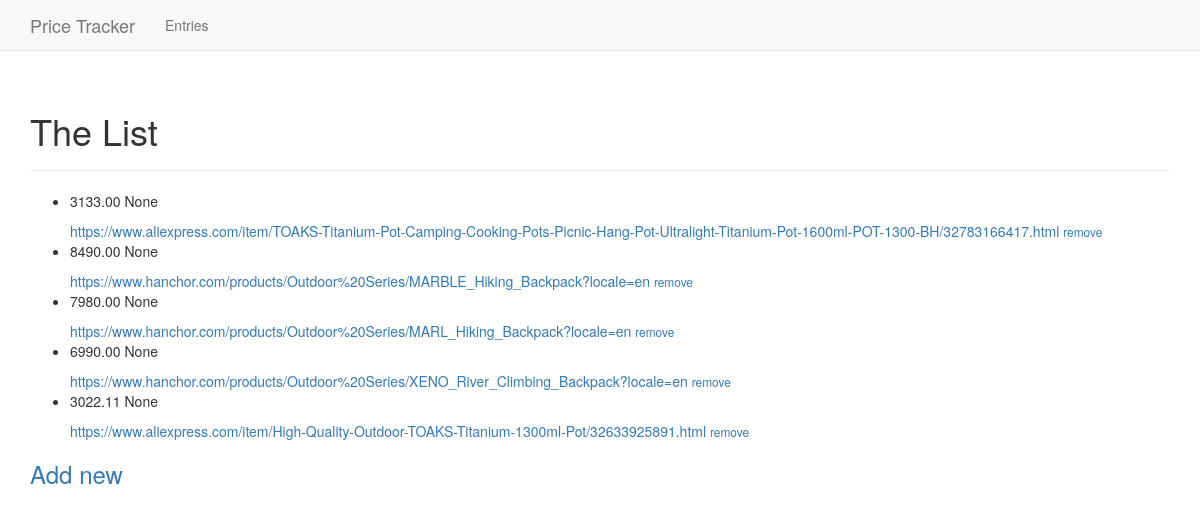
/entries/, run on an earlier commit of the app's database.
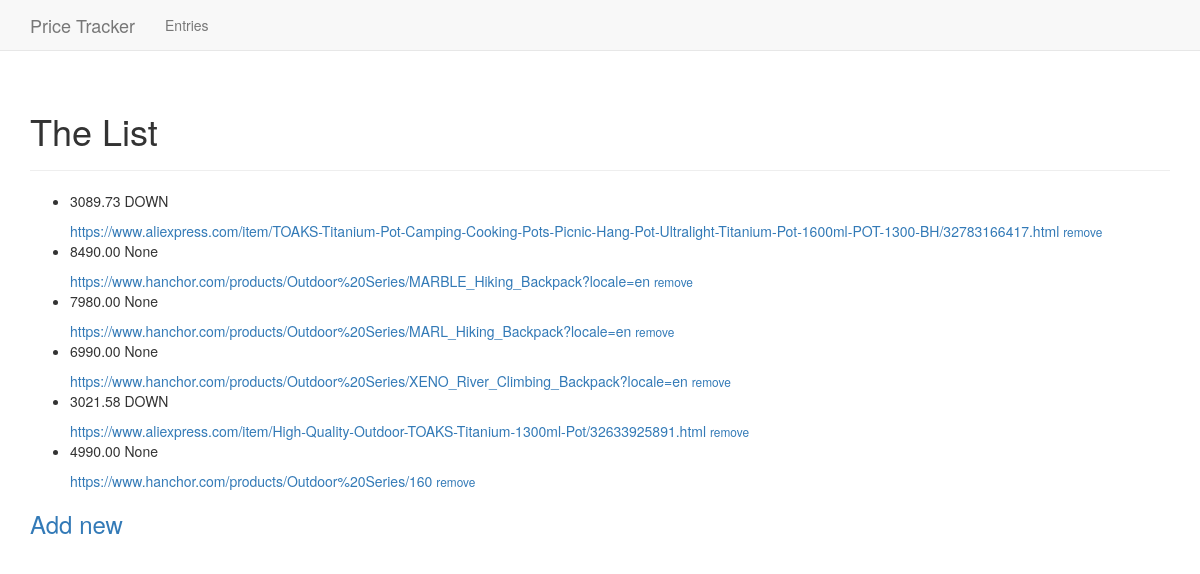
And on a later commit of the database.
### pt/models.py (models this page shows, shortened)
class Entry(models.Model):
    url = models.CharField(max_length=256)
    date_updated = models.DateTimeField(auto_now_add=False)
    price = models.DecimalField(max_digits=10, decimal_places=2)
    TREND_UP = "UP"
    TREND_DOWN = "DOWN"
    TREND_CHOICES = (
        (TREND_UP, '+'),
        (TREND_DOWN, '-'),
    )
    trend = models.CharField(
        max_length=4,
        choices=TREND_CHOICES,
        null=True
    )
    prices = models.CharField(max_length=10000, null=True)
    class Meta:
        verbose_name_plural = 'entries'

### pt/views.py (the view)
# urls.py: path(r'entries/', views.entries, name='entries'),
def entries(request):
    entries = Entry.objects.order_by('date_updated')
    context = {'entries': entries}
    return render(request, "pt/entries.html", context)

### pt/templates/pt/entries.html
{% extends "pt/base.html" %}
{% block header %}
  <h1>The List</h1>
{% endblock header %}
{% block content %}
  <ul>
    {% for entry in entries %}
  <li>
    <p>{{ entry.price }} {{ entry.trend }}</p>
    <a href="{% url 'pt:entry' entry.id %}">{{ entry.url }}</a>
    <small>
      <a href="{% url 'pt:remove_entry' entry.id %}">remove</a>
    </small>
  </li>
    {% empty %}
      <li>No entries have been added yet.</li>
    {% endfor %}
  </ul>
  <h3><a href="{% url 'pt:new_entry' %}">Add new</h3>
{% endblock content %}

### pt/templates/pt/base.html (shortened to what this page needs)
{% load bootstrap3 %}
<!DOCTYPE html>
<html lang="en">
    <head>
    {% bootstrap_css %}
</head>
<body>
    <nav class="navbar navbar-default navbar-static-top">
      <div class="container">
        <div class="navbar-header">
          <a class="navbar-brand" href="{% url 'pt:index' %}">
              Price Tracker</a>
        </div>
        <div id="navbar" class="navbar-collapse collapse">
          <ul class="nav navbar-nav">
            <li><a href="{% url 'pt:entries' %}">Entries</a></li>
          </ul>
        </div>
      </div>
    </nav>
    <div class="container">
        <div class="page-header">
            {% block header %}{% endblock header %}
        </div>
        <div>
            {% block content %}{% endblock content %}
        </div>
    </div>
    </body>
</html>

What changed in the data, as far as the page shows it:
changed Entry (number 1 of 6 on the later page): price "3133.00" → "3089.73"; trend "None" → "DOWN"
changed Entry (number 5 of 6 on the later page): price "3022.11" → "3021.58"; trend "None" → "DOWN"
added Entry: price "4990.00", trend "None", url "https://www.hanchor.com/products/Outdoor%20Series/160"
